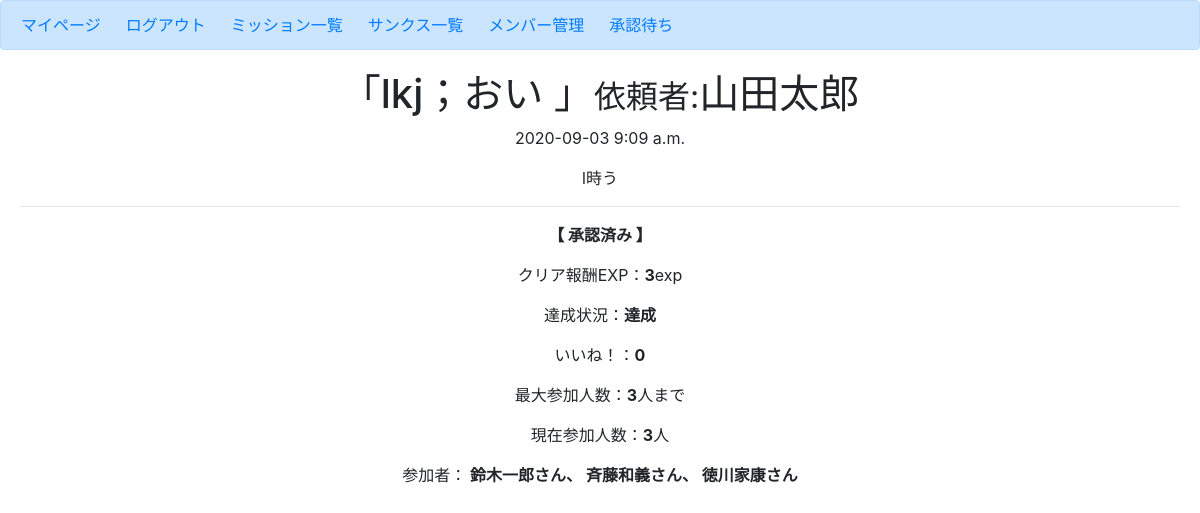
The app's page /mission/47/ (signed in) with its own data.
### mission/models.py (models this page shows, shortened)
class Mission(models.Model):
    author = models.ForeignKey(User, on_delete=models.CASCADE)
    title = models.CharField(max_length=100)
    content = models.TextField()
    date_posted = models.DateTimeField(default=timezone.now)
    mission_flg = models.IntegerField(choices=EXAMPLE_FLG, default=0)    # 達成状況(0:実践中 / 1:達成)
    cost_exp = models.IntegerField(default=3)                            # 作成時に消費されるポイント(使えていない)
    success_exp = models.IntegerField(default=0)                        # クリア報酬ポイント
    good_count = models.IntegerField(default=0)                          # いいね数
    participants = models.IntegerField(default=0)                        # 参加者数
    participants_limit = models.IntegerField(default=0)                  # 参加人数制限
    participants_list_text = models.CharField(max_length=200, default='')# 参加者リスト(文字列で保存)
    participants_list = models.ManyToManyField(Profile)                  # 参加者リスト(他対他)
    approval = models.IntegerField(choices=EXAMPLE_APPROVAL, default=0)  # 承認状況

### user/models.py (models this page shows, shortened)
class Profile(models.Model):
    user = models.OneToOneField(User, on_delete=models.CASCADE)
    kubun = models.CharField(verbose_name='区分',
                             max_length=2,
                             choices=KUBUN_CHOICES,)
    exp_total = models.IntegerField(verbose_name='経験値', default=10)
    mission_create_count = models.IntegerField(default=0)  # ミッション作成回数
    my_success_count = models.IntegerField(default=0)      # 自ら作成したミッションの達成数
    join_count = models.IntegerField(default=0)            # ミッション参加回数
    team_success_count = models.IntegerField(default=0)    # 参加したミッションの達成回数
    thanks_count = models.IntegerField(default=0)          # 感謝した回数
    thanked_count = models.IntegerField(default=0)         # 感謝された回数

### mission/views.py (the view)
# urls.py: path('mission/<int:pk>/',views.MissionDetailView.as_view(),name='mission-detail'),
class MissionDetailView(DetailView, ModelFormMixin):
    model = Mission
    template_name = 'mission/mission_detail.html'
    fields = ()
    def get_context_data(self, **kwargs):
        context = super(MissionDetailView, self).get_context_data(**kwargs)
        profile = Profile.objects.get(user=self.request.user)  # ログインユーザーのプロフィール
        context.update({
            'form': MissionApprovalForm(**self.get_form_kwargs()),
            'profile' : profile,
        })
        return context

### mission/templates/mission/mission_detail.html (shortened to what this page needs)
{% extends 'mission/base.html' %}
{% block body %}
<center>
    <h1>「{{ object.title }} 」<small>依頼者:</small><span>{{ object.author }}</span></h1>
    <p>{{ object.date_posted|date:'Y-m-d P' }}</p>
    <p> {{ object.content }}</p>
    <hr>
    <b><p>【 {{ object.get_approval_display }} 】</p></b>
    <p>クリア報酬EXP：<b>{{ object.success_exp}}</b>exp</p>
    <p>達成状況：<b>{{ object.get_mission_flg_display }}</b></p>
    <p>いいね！：<b>{{ object.good_count}}</b></p>
    <p>最大参加人数：<b>{{ object.participants_limit }}</b>人まで</p>
    <p>現在参加人数：<b>{{ object.participants }}</b>人</p>
    {% if object.participants > 0 %}
    <p>参加者：<b>
        {% for item in mission.participants_list.all %}
            {% if forloop.last %}
                {{ item.user }}さん
            {% else %}
                {{ item.user }}さん、
            {% endif %}
        {% endfor %}
    </b></p>
    {% else %}
    <p>参加者：なし</p>
    {% endif %}
</center>
<br>
{% endblock body %}

### records on screen
Mission: title "lkj；おい", author "山田太郎", date_posted "2020-09-03 9:09 a.m.", content "l時う", approval "承認済み", success_exp "3", mission_flg "達成", good_count "0", participants_limit "3", participants "3"
Profile: user "鈴木一郎"
Profile: user "斉藤和義"
Profile: user "徳川家康"
